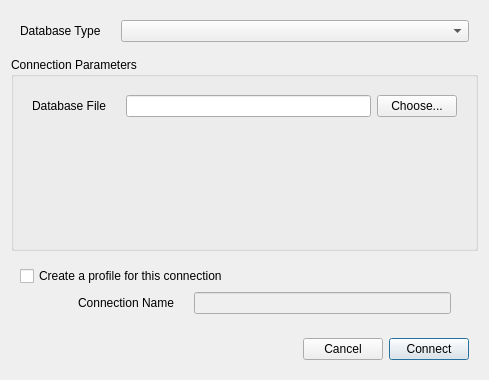
<?xml version="1.0" encoding="UTF-8"?>
<ui version="4.0">
 <class>ConnectDialog</class>
 <widget class="QDialog" name="ConnectDialog">
  <property name="geometry">
   <rect>
    <x>0</x>
    <y>0</y>
    <width>489</width>
    <height>319</height>
   </rect>
  </property>
  <property name="windowTitle">
   <string>Connect To Database</string>
  </property>
  <layout class="QVBoxLayout" name="verticalLayout" stretch="0,0,0,0">
   <item>
    <widget class="QWidget" name="widget_6" native="true">
     <layout class="QFormLayout" name="formLayout_4">
      <property name="horizontalSpacing">
       <number>20</number>
      </property>
      <item row="0" column="0">
       <widget class="QLabel" name="label_7">
        <property name="text">
         <string>Database Type</string>
        </property>
       </widget>
      </item>
      <item row="0" column="1">
       <widget class="QComboBox" name="typeBox"/>
      </item>
     </layout>
    </widget>
   </item>
   <item>
    <widget class="QGroupBox" name="groupBox">
     <property name="title">
      <string>Connection Parameters</string>
     </property>
     <layout class="QVBoxLayout" name="verticalLayout_3">
      <item>
       <widget class="QStackedWidget" name="stackedWidget">
        <property name="currentIndex">
         <number>1</number>
        </property>
        <widget class="QWidget" name="page">
         <layout class="QFormLayout" name="formLayout_3">
          <property name="horizontalSpacing">
           <number>20</number>
          </property>
          <item row="0" column="0">
           <widget class="QLabel" name="label">
            <property name="text">
             <string>Server</string>
            </property>
           </widget>
          </item>
          <item row="0" column="1">
           <widget class="QLineEdit" name="serverField">
            <property name="sizePolicy">
             <sizepolicy hsizetype="Expanding" vsizetype="Fixed">
              <horstretch>0</horstretch>
              <verstretch>0</verstretch>
             </sizepolicy>
            </property>
            <property name="text">
             <string>localhost</string>
            </property>
           </widget>
          </item>
          <item row="1" column="0">
           <widget class="QLabel" name="label_2">
            <property name="text">
             <string>Port</string>
            </property>
           </widget>
          </item>
          <item row="1" column="1">
           <widget class="QSpinBox" name="portBox">
            <property name="maximum">
             <number>999999</number>
            </property>
            <property name="value">
             <number>3306</number>
            </property>
           </widget>
          </item>
          <item row="3" column="0">
           <widget class="QLabel" name="label_3">
            <property name="text">
             <string>User</string>
            </property>
           </widget>
          </item>
          <item row="3" column="1">
           <widget class="QLineEdit" name="userField">
            <property name="text">
             <string>electronics</string>
            </property>
           </widget>
          </item>
          <item row="4" column="0">
           <widget class="QLabel" name="label_4">
            <property name="text">
             <string>Password</string>
            </property>
           </widget>
          </item>
          <item row="4" column="1">
           <widget class="QLineEdit" name="pwField">
            <property name="enabled">
             <bool>true</bool>
            </property>
            <property name="text">
             <string/>
            </property>
            <property name="echoMode">
             <enum>QLineEdit::Password</enum>
            </property>
           </widget>
          </item>
          <item row="2" column="0">
           <widget class="QLabel" name="label_8">
            <property name="text">
             <string>Database</string>
            </property>
           </widget>
          </item>
          <item row="2" column="1">
           <widget class="QLineEdit" name="dbField">
            <property name="text">
             <string>electronics</string>
            </property>
           </widget>
          </item>
         </layout>
        </widget>
        <widget class="QWidget" name="page_2">
         <layout class="QFormLayout" name="formLayout">
          <property name="horizontalSpacing">
           <number>20</number>
          </property>
          <item row="0" column="0">
           <widget class="QLabel" name="label_6">
            <property name="text">
             <string>Database File</string>
            </property>
           </widget>
          </item>
          <item row="0" column="1">
           <widget class="QWidget" name="widget" native="true">
            <layout class="QHBoxLayout" name="horizontalLayout_3">
             <property name="margin">
              <number>0</number>
             </property>
             <item>
              <widget class="QLineEdit" name="sqliteFileField"/>
             </item>
             <item>
              <widget class="QPushButton" name="sqliteChooseButton">
               <property name="text">
                <string>Choose...</string>
               </property>
              </widget>
             </item>
            </layout>
           </widget>
          </item>
         </layout>
        </widget>
       </widget>
      </item>
     </layout>
    </widget>
   </item>
   <item>
    <widget class="QWidget" name="widget_3" native="true">
     <layout class="QVBoxLayout" name="verticalLayout_2">
      <item>
       <widget class="QCheckBox" name="profileBox">
        <property name="text">
         <string>Create a profile for this connection</string>
        </property>
       </widget>
      </item>
      <item>
       <widget class="QWidget" name="widget_5" native="true">
        <layout class="QHBoxLayout" name="horizontalLayout_2">
         <property name="topMargin">
          <number>0</number>
         </property>
         <property name="bottomMargin">
          <number>0</number>
         </property>
         <item>
          <spacer name="horizontalSpacer_2">
           <property name="orientation">
            <enum>Qt::Horizontal</enum>
           </property>
           <property name="sizeType">
            <enum>QSizePolicy::Fixed</enum>
           </property>
           <property name="sizeHint" stdset="0">
            <size>
             <width>40</width>
             <height>20</height>
            </size>
           </property>
          </spacer>
         </item>
         <item>
          <widget class="QWidget" name="widget_4" native="true">
           <layout class="QFormLayout" name="formLayout_2">
            <property name="fieldGrowthPolicy">
             <enum>QFormLayout::ExpandingFieldsGrow</enum>
            </property>
            <property name="horizontalSpacing">
             <number>20</number>
            </property>
            <property name="topMargin">
             <number>0</number>
            </property>
            <property name="bottomMargin">
             <number>0</number>
            </property>
            <item row="2" column="0">
             <widget class="QLabel" name="label_5">
              <property name="text">
               <string>Connection Name</string>
              </property>
             </widget>
            </item>
            <item row="2" column="1">
             <widget class="QLineEdit" name="nameField">
              <property name="enabled">
               <bool>false</bool>
              </property>
             </widget>
            </item>
           </layout>
          </widget>
         </item>
        </layout>
       </widget>
      </item>
     </layout>
    </widget>
   </item>
   <item>
    <widget class="QWidget" name="widget_2" native="true">
     <layout class="QHBoxLayout" name="horizontalLayout">
      <item>
       <spacer name="horizontalSpacer">
        <property name="orientation">
         <enum>Qt::Horizontal</enum>
        </property>
        <property name="sizeHint" stdset="0">
         <size>
          <width>40</width>
          <height>20</height>
         </size>
        </property>
       </spacer>
      </item>
      <item>
       <widget class="QPushButton" name="cancelButton">
        <property name="text">
         <string>Cancel</string>
        </property>
       </widget>
      </item>
      <item>
       <widget class="QPushButton" name="connectButton">
        <property name="autoFillBackground">
         <bool>false</bool>
        </property>
        <property name="text">
         <string>Connect</string>
        </property>
        <property name="default">
         <bool>true</bool>
        </property>
       </widget>
      </item>
     </layout>
    </widget>
   </item>
  </layout>
 </widget>
 <tabstops>
  <tabstop>typeBox</tabstop>
  <tabstop>serverField</tabstop>
  <tabstop>portBox</tabstop>
  <tabstop>dbField</tabstop>
  <tabstop>userField</tabstop>
  <tabstop>pwField</tabstop>
  <tabstop>sqliteFileField</tabstop>
  <tabstop>sqliteChooseButton</tabstop>
  <tabstop>profileBox</tabstop>
  <tabstop>nameField</tabstop>
  <tabstop>cancelButton</tabstop>
  <tabstop>connectButton</tabstop>
 </tabstops>
 <resources/>
 <connections/>
</ui>
